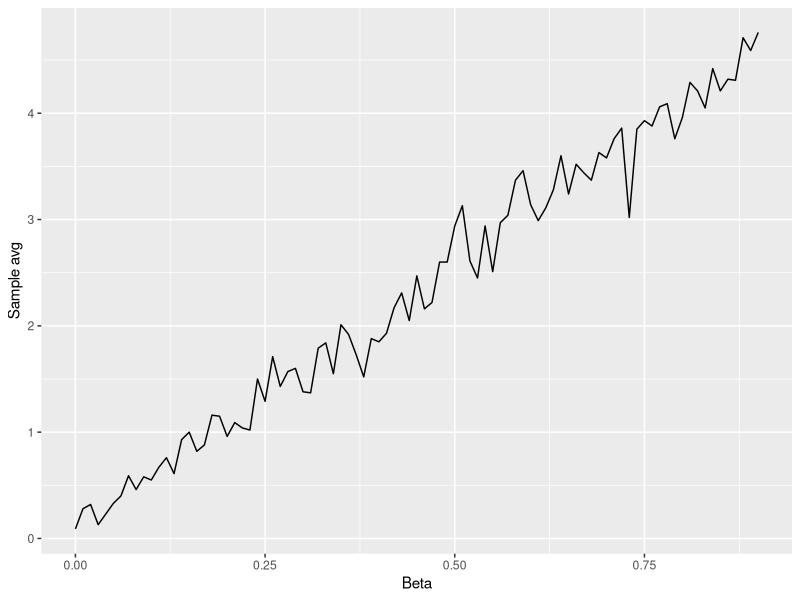
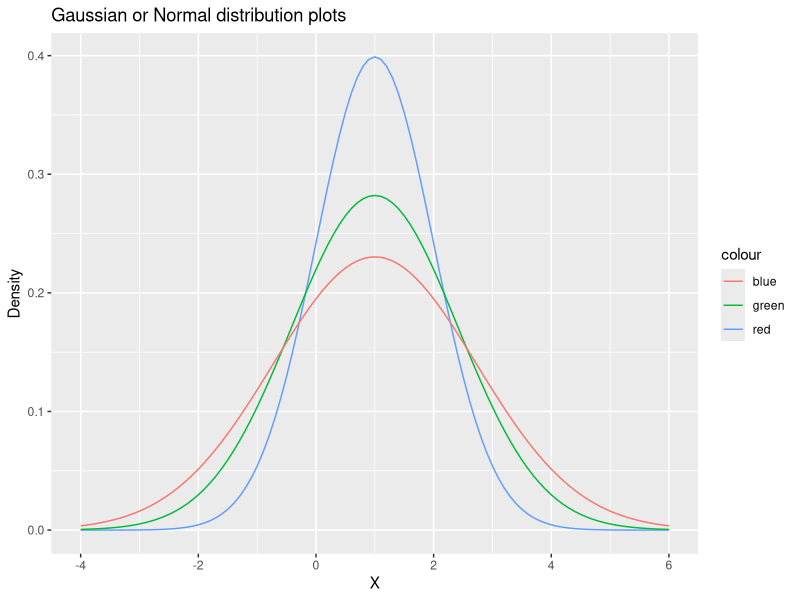

Source code (R) for these figures, in order:
## ---- chunk 1
library(tidyverse)
library(ggplot2)
## ---- chunk 2
set.seed(0)

n<-1000

sample_X<-data.frame(U=runif(n)) %>%
  mutate(X=case_when(
    (0<=U)&(U<0.25)~1,
    (0.25<=U)&(U<0.5)~5,
    (0.5<=U)&(U<=1)~0)) %>%
  pull(X)

## ---- chunk 3
sample_X_015 <- function(alpha, beta, n) {
  beta_start <- alpha+beta
  
  return(data.frame(u=runif(n)) %>%
    mutate(x=case_when(
      (0<=u)&(u<alpha) ~ 1,
      (alpha<=u)&(u<beta_start) ~ 5,
      (beta_start<=u)&(u<=1) ~ 0
    )) %>%
    pull(x)
  )
}
## ---- chunk 4
alpha <- 0.5
beta <- 0.1
n <- 10000

# Vector of probs
PS <- c(1-alpha-beta, alpha, beta)

# Vector of outcomes
S <- c(0, 1, 5)

# Run the code
vals <- sample_X_015(alpha, beta, n)

# Expectation
ES <- sum(S * PS)
ES

# Average of values
mean(vals)

# Variance
var(vals)

## ---- chunk 5
beta_vals <- c(seq(0, 0.9, 0.01))
alpha <- 0.1
n <- 100

#temp <- data.frame(map(.x=data_x, ~sample_X_015(alpha,.x,n)))
#temp

vary_beta_sample<-data.frame(beta_vals)%>%
  mutate(rand_vars=map(.x=beta_vals,~sample_X_015(alpha, .x, n))) %>%
  mutate(sample_avg = map_dbl(.x=rand_vars,~mean(.x)))

head(vary_beta_sample)

graph <- vary_beta_sample %>%
  ggplot(aes(x=beta_vals, y=sample_avg)) + xlab("Beta")
graph + geom_line() + ylab("Sample avg")
## ---- chunk 6
plot1 <- data.frame(mu = 1, sigma = 1)
plot2 <- data.frame(mu = 1, sigma = 2)
plot3 <- data.frame(mu = 1, sigma = 3)

ggplot(data.frame(x = c(-4, 6)), aes(x = x)) + 
  xlim(c(-4, 6)) + 
  stat_function(fun = dnorm, args = list(mean = 1, sd = sqrt(1)), aes(colour = "red")) + 
  stat_function(fun = dnorm, args = list(mean = 1, sd = sqrt(2)), aes(colour = "green")) +
  stat_function(fun = dnorm, args = list(mean = 1, sd = sqrt(3)), aes(colour = "blue")) +
  labs(x = "X", y = "Density", 
       title = "Gaussian or Normal distribution plots")
